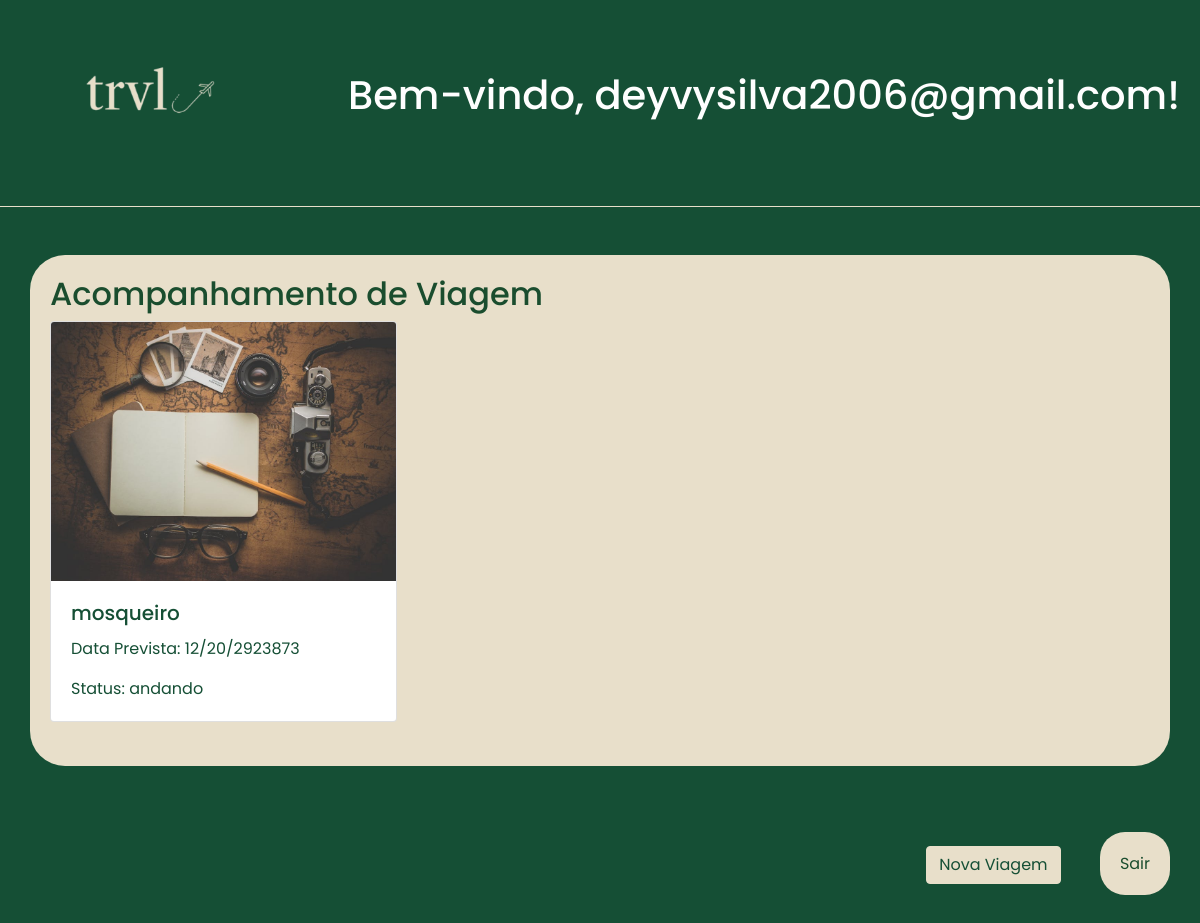
Screenshot of /home (signed in) with the database file from the repository.
### tables this page shows
CREATE TABLE projetos_de_viagem
                   (id integer primary key,id_usuario text,destino text,data_prevista text,
                   status text,imagem text,gastos real,dinheiro_guardado real);

### src/app.py (the view)
@app.route('/home')
def home():
    if 'usuario' not in session:
        return redirect(url_for('login'))
    viagens = database.buscar_viagens(session['usuario'])  # Busca as viagens do usuário
    return render_template('home.html', usuario=session['usuario'], viagens=viagens)

### src/database.py (called while the page is built)
def conectar_banco():
    conexao = sqlite3.connect("trvl.db")
    return conexao

def buscar_viagens(id_usuario):
    conexao = conectar_banco()
    cursor = conexao.cursor()
    cursor.execute("SELECT destino, data_prevista, status, imagem FROM projetos_de_viagem WHERE id_usuario = ?", (id_usuario,))
    viagens = cursor.fetchall()
    conexao.close()
    return viagens

### src/templates/home.html (shortened to what this page needs)
<!DOCTYPE html>
<html lang="pt-BR">
<head>
    <link rel="stylesheet" href="https://stackpath.bootstrapcdn.com/bootstrap/4.5.2/css/bootstrap.min.css">
    <link rel="stylesheet" href="{{ url_for('static', filename='style.css') }}">
    <link rel="stylesheet" href="{{ url_for('static', filename='css/style.css') }}?v=1.0">
</head>
<body>
    <header>
        <a href="/"><img src="static/imgs/logo.png" alt="Logo TRVL" class="logo"></a>
        <div class="user-info">
            <H1><h1>Bem-vindo, {{ usuario }}!</h1></H1>
        </div>
    </header>
    <hr>
    <div class="container mt-5">
        <h2> Acompanhamento de Viagem</h2>
        <div class="row">
            {% for viagem in viagens %}
            <div class="col-md-4">
                <div class="card mb-4">
                    {% if viagem[3] is not none and viagem[3] != '' %}
                    <img src="{{ viagem[3] }}" class="card-img-top" alt="Imagem da Viagem">
                {% else %}
                    <img src="{{ url_for('static', filename='img/no-image.jpeg') }}" class="card-img-top" alt="Imagem Padrão">
                {% endif %}
                    <div class="card-body">
                        <h5 class="card-title">{{ viagem[0] }}</h5>
                        <p class="card-text">Data Prevista: {{ viagem[1] }}</p>
                        <p class="card-text">Status: {{ viagem[2] }}</p>
                    </div>
                </div>
            </div>
            {% else %}
            <p>Nenhuma viagem encontrada.</p>
            {% endfor %}
        </div>
    </div>
    <div class="fileira">
        <a href="/nova" class="btn btn-primary">Nova Viagem</a>
        <a href="{{ url_for('logout') }}" class="logout">Sair</a>
    </div>
</body>
</html>

### src/static/style.css (style rules this page uses)
* { margin: 0; padding: 0; box-sizing: border-box; font-family: "Poppins", serif; font-weight: 400; }
body { background-color: #154f35; color: #fefefe; }
header { display: flex; justify-content: space-between; align-items: center; padding: 20px; background-color: #154f35; }
.logo { height: 150px; }
.user-info h1,h2 { display: flex; align-items: center; padding: 10px font-family: "Baskervville", serif; }
body { font-family: 'Baskerville', serif; }
.btn-primary { background-color: #e8dfca; border-color: #e8dfca; color: #154f35; margin-right: 35px; }
hr { border-top: 1px solid #e8dfca; }
.container { background-color: #e8dfca; border-radius: 35px; padding: 20px; }
.container h2 { color: #1a4d2e; }
.logout { background-color: #e8dfca; color: #1a4d2e; padding: 20px; border-radius: 25px; margin-right: 30px; }
.fileira { margin-top: 80px; text-align: right; margin-bottom: 60px; }
.card-body { color: #154f35; }

### rows the page displays
projetos_de_viagem: id_usuario "deyvysilva2006@gmail.com", destino "mosqueiro", data_prevista "12/20/2923873", status "andando"
